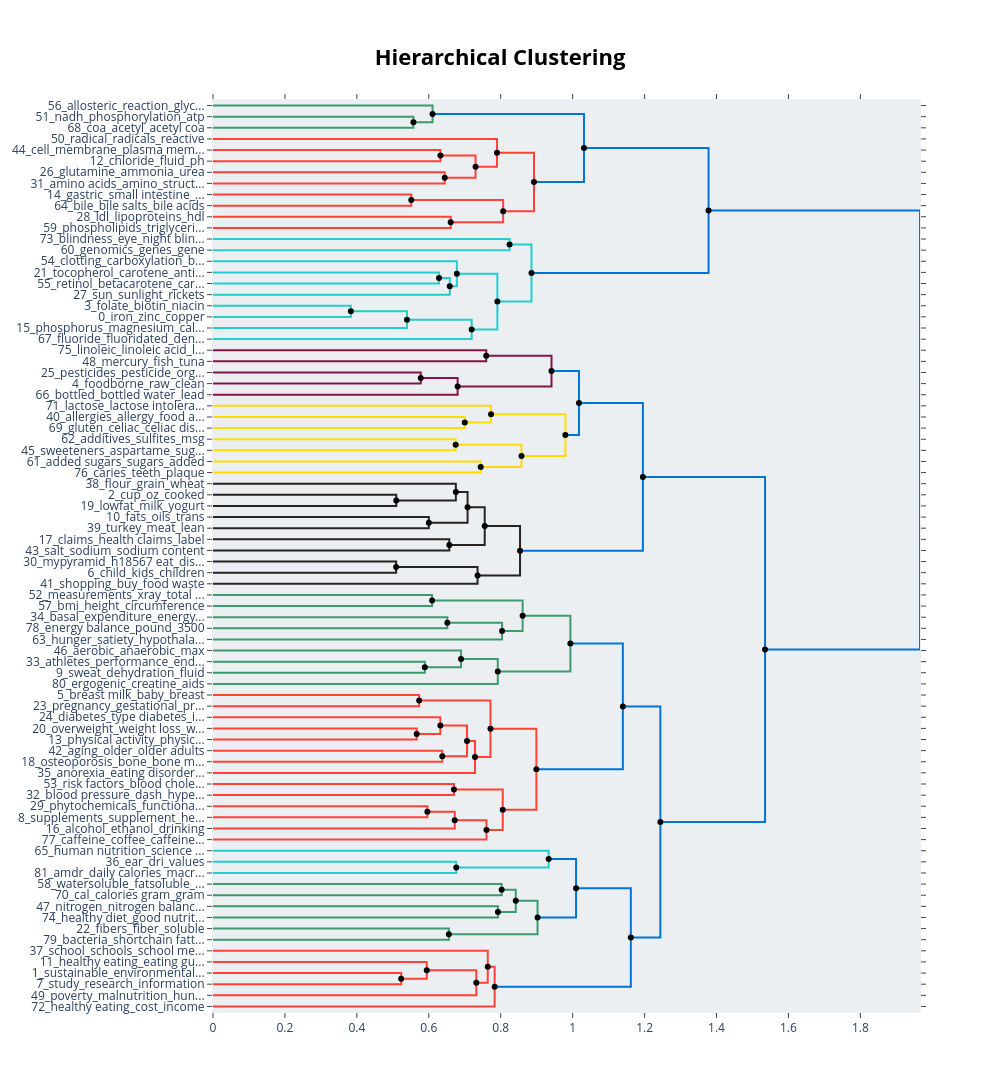

This figure's notebook cell:
### Code cell
# Interactive Plotly views, saved to notebooks/out/ and shown inline.
fig_h = topic_model.visualize_hierarchy(hierarchical_topics=hier)
fig_h.write_html(str(OUT / "bertopic_hierarchy.html"))
topic_model.visualize_topics().write_html(str(OUT / "bertopic_intertopic.html"))
topic_model.visualize_barchart(top_n_topics=12).write_html(str(OUT / "bertopic_barchart.html"))
print("saved 3 HTML views to", OUT)
fig_h

### Figure 1 — Plotly figure (JSON) as saved in the notebook; plotly's stock layout.template omitted (floating-point values rounded to 4 significant figures)
{"data": [{"hoverinfo": "text", "marker": {"color": "rgb(61,153,112)"}, "mode": "lines", "text": ["nadh_phosphorylation_atp_electron_electron transport", "", "", "coa_acetyl_acetyl coa_acyl_oxaloacetate"], "type": "scatter", "x": [0.0, 0.5572, 0.5572, 0.0], "xaxis": "x", "y": [-15.0, -15.0, -25.0, -25.0], "yaxis": "y"}, {"hoverinfo": "text", "marker": {"color": "rgb(61,153,112)"}, "mode": "lines", "text": ["allosteric_reaction_glycogen_amp_enzyme", "", "", "coa_atp_acetyl_nadh_phosphorylation"], "type": "scatter", "x": [0.0, 0.6105, 0.6105, 0.5572], "xaxis": "x", "y": [-5.0, -5.0, -20.0, -20.0], "yaxis": "y"}, {"hoverinfo": "text", "marker": {"color": "rgb(255,65,54)"}, "mode": "lines", "text": ["cell_membrane_plasma membrane_organelles_apparatus", "", "", "chloride_fluid_ph_ions_na"], "type": "scatter", "x": [0.0, 0.6324, 0.6324, 0.0], "xaxis": "x", "y": [-45.0, -45.0, -55.0, -55.0], "yaxis": "y"}, {"hoverinfo": "text", "marker": {"color": "rgb(255,65,54)"}, "mode": "lines", "text": ["glutamine_ammonia_urea_amino_glutamate", "", "", "amino acids_amino_structure_proteins_chains"], "type": "scatter", "x": [0.0, 0.6443, 0.6443, 0.0], "xaxis": "x", "y": [-65.0, -65.0, -75.0, -75.0], "yaxis": "y"}, {"hoverinfo": "text", "marker": {"color": "rgb(255,65,54)"}, "mode": "lines", "text": ["chloride_fluid_cell_ph_membrane", "", "", "amino_amino acids_glutamine_amino acid_ammonia"], "type": "scatter", "x": [0.6324, 0.73, 0.73, 0.6443], "xaxis": "x", "y": [-50.0, -50.0, -70.0, -70.0], "yaxis": "y"}, {"hoverinfo": "text", "marker": {"color": "rgb(255,65,54)"}, "mode": "lines", "text": ["radical_radicals_reactive_peroxide_hydrogen peroxide", "", "", "amino_amino acids_glutamine_proteins_amino acid"], "type": "scatter", "x": [0.0, 0.7896, 0.7896, 0.73], "xaxis": "x", "y": [-35.0, -35.0, -60.0, -60.0], "yaxis": "y"}, {"hoverinfo": "text", "marker": {"color": "rgb(255,65,54)"}, "mode": "lines", "text": ["gastric_small intestine_intestine_stomach_chyme", "", "", "bile_bile salts_bile acids_salts_gallbladder"], "type": "scatter", "x": [0.0, 0.5513, 0.5513, 0.0], "xaxis": "x", "y": [-85.0, -85.0, -95.0, -95.0], "yaxis": "y"}, {"hoverinfo": "text", "marker": {"color": "rgb(255,65,54)"}, "mode": "lines", "text": ["ldl_lipoproteins_hdl_lipoprotein_chylomicrons", "", "", "phospholipids_triglycerides_sterols_glycerol_lipids"], "type": "scatter", "x": [0.0, 0.6609, 0.6609, 0.0], "xaxis": "x", "y": [-105.0, -105.0, -115.0, -115.0], "yaxis": "y"}, {"hoverinfo": "text", "marker": {"color": "rgb(255,65,54)"}, "mode": "lines", "text": ["bile_gastric_small intestine_intestine_stomach", "", "", "ldl_lipoproteins_hdl_phospholipids_triglycerides"], "type": "scatter", "x": [0.5513, 0.8068, 0.8068, 0.6609], "xaxis": "x", "y": [-90.0, -90.0, -110.0, -110.0], "yaxis": "y"}, {"hoverinfo": "text", "marker": {"color": "rgb(255,65,54)"}, "mode": "lines", "text": ["amino_amino acids_glutamine_proteins_radical", "", "", "bile_ldl_small intestine_gastric_intestine"], "type": "scatter", "x": [0.7896, 0.8925, 0.8925, 0.8068], "xaxis": "x", "y": [-47.5, -47.5, -100.0, -100.0], "yaxis": "y"}, {"hoverinfo": "text", "marker": {"color": "rgb(0,116,217)"}, "mode": "lines", "text": ["atp_phosphorylation_reaction_coa_nadh", "", "", "amino_amino acids_bile_ldl_intestine"], "type": "scatter", "x": [0.6105, 1.032, 1.032, 0.8925], "xaxis": "x", "y": [-12.5, -12.5, -73.75, -73.75], "yaxis": "y"}, {"hoverinfo": "text", "marker": {"color": "rgb(35,205,205)"}, "mode": "lines", "text": ["blindness_eye_night blindness_vitamin deficiency_night", "", "", "genomics_genes_gene_jm_nutritional"], "type": "scatter", "x": [0.0, 0.8247, 0.8247, 0.0], "xaxis": "x", "y": [-125.0, -125.0, -135.0, -135.0], "yaxis": "y"}, {"hoverinfo": "text", "marker": {"color": "rgb(35,205,205)"}, "mode": "lines", "text": ["tocopherol_carotene_antioxidant_macular_macular degeneration", "", "", "retinol_betacarotene_carotenoids_retinoic_vitamin toxicity"], "type": "scatter", "x": [0.0, 0.6285, 0.6285, 0.0], "xaxis": "x", "y": [-155.0, -155.0, -165.0, -165.0], "yaxis": "y"}, {"hoverinfo": "text", "marker": {"color": "rgb(35,205,205)"}, "mode": "lines", "text": ["carotene_betacarotene_tocopherol_carotenoids_retinol", "", "", "sun_sunlight_rickets_iu_exposure"], "type": "scatter", "x": [0.6285, 0.6584, 0.6584, 0.0], "xaxis": "x", "y": [-160.0, -160.0, -175.0, -175.0], "yaxis": "y"}, {"hoverinfo": "text", "marker": {"color": "rgb(35,205,205)"}, "mode": "lines", "text": ["clotting_carboxylation_bleeding_factor_clot", "", "", "vitamin_carotene_iu_betacarotene_tocopherol"], "type": "scatter", "x": [0.0, 0.6781, 0.6781, 0.6584], "xaxis": "x", "y": [-145.0, -145.0, -167.5, -167.5], "yaxis": "y"}, {"hoverinfo": "text", "marker": {"color": "rgb(35,205,205)"}, "mode": "lines", "text": ["folate_biotin_niacin_vitamin 12_thiamin", "", "", "iron_zinc_copper_chromium_iodine"], "type": "scatter", "x": [0.0, 0.3833, 0.3833, 0.0], "xaxis": "x", "y": [-185.0, -185.0, -195.0, -195.0], "yaxis": "y"}, {"hoverinfo": "text", "marker": {"color": "rgb(35,205,205)"}, "mode": "lines", "text": ["iron_zinc_copper_deficiency_chromium", "", "", "phosphorus_magnesium_calcium_calcitriol_blood calcium"], "type": "scatter", "x": [0.3833, 0.5393, 0.5393, 0.0], "xaxis": "x", "y": [-190.0, -190.0, -205.0, -205.0], "yaxis": "y"}, {"hoverinfo": "text", "marker": {"color": "rgb(35,205,205)"}, "mode": "lines", "text": ["iron_zinc_copper_deficiency_absorption", "", "", "fluoride_fluoridated_dental_fluoridated water_teeth"], "type": "scatter", "x": [0.5393, 0.7192, 0.7192, 0.0], "xaxis": "x", "y": [-197.5, -197.5, -215.0, -215.0], "yaxis": "y"}, {"hoverinfo": "text", "marker": {"color": "rgb(35,205,205)"}, "mode": "lines", "text": ["vitamin_carotene_iu_betacarotene_tocopherol", "", "", "iron_zinc_copper_deficiency_absorption"], "type": "scatter", "x": [0.6781, 0.7907, 0.7907, 0.7192], "xaxis": "x", "y": [-156.2, -156.2, -206.2, -206.2], "yaxis": "y"}, {"hoverinfo": "text", "marker": {"color": "rgb(35,205,205)"}, "mode": "lines", "text": ["genomics_genes_gene_blindness_eye", "", "", "iron_zinc_copper_deficiency_nutr"], "type": "scatter", "x": [0.8247, 0.8855, 0.8855, 0.7907], "xaxis": "x", "y": [-130.0, -130.0, -181.2, -181.2], "yaxis": "y"}, {"hoverinfo": "text", "marker": {"color": "rgb(0,116,217)"}, "mode": "lines", "text": ["amino_amino acids_bile_membrane_ldl", "", "", "iron_zinc_deficiency_copper_nutr"], "type": "scatter", "x": [1.032, 1.378, 1.378, 0.8855], "xaxis": "x", "y": [-43.12, -43.12, -155.6, -155.6], "yaxis": "y"}, {"hoverinfo": "text", "marker": {"color": "rgb(133,20,75)"}, "mode": "lines", "text": ["linoleic_linoleic acid_linolenic_omega3_dha", "", "", "mercury_fish_tuna_seafood_mackerel"], "type": "scatter", "x": [0.0, 0.7598, 0.7598, 0.0], "xaxis": "x", "y": [-225.0, -225.0, -235.0, -235.0], "yaxis": "y"}, {"hoverinfo": "text", "marker": {"color": "rgb(133,20,75)"}, "mode": "lines", "text": ["pesticides_pesticide_organic_crops_genetically", "", "", "foodborne_raw_clean_illness_foodborne illness"], "type": "scatter", "x": [0.0, 0.5776, 0.5776, 0.0], "xaxis": "x", "y": [-245.0, -245.0, -255.0, -255.0], "yaxis": "y"}, {"hoverinfo": "text", "marker": {"color": "rgb(133,20,75)"}, "mode": "lines", "text": ["foodborne_raw_pesticides_pesticide_safety", "", "", "bottled_bottled water_lead_tap_water"], "type": "scatter", "x": [0.5776, 0.6801, 0.6801, 0.0], "xaxis": "x", "y": [-250.0, -250.0, -265.0, -265.0], "yaxis": "y"}, {"hoverinfo": "text", "marker": {"color": "rgb(133,20,75)"}, "mode": "lines", "text": ["mercury_fish_omega3_dha_omega3 fatty", "", "", "foodborne_raw_pesticides_safety_pesticide"], "type": "scatter", "x": [0.7598, 0.9412, 0.9412, 0.6801], "xaxis": "x", "y": [-230.0, -230.0, -257.5, -257.5], "yaxis": "y"}, {"hoverinfo": "text", "marker": {"color": "rgb(255,220,0)"}, "mode": "lines", "text": ["allergies_allergy_food allergies_allergen_food allergy", "", "", "gluten_celiac_celiac disease_glutenfree_gluten intolerance"], "type": "scatter", "x": [0.0, 0.7, 0.7, 0.0], "xaxis": "x", "y": [-285.0, -285.0, -295.0, -295.0], "yaxis": "y"}, {"hoverinfo": "text", "marker": {"color": "rgb(255,220,0)"}, "mode": "lines", "text": ["lactose_lactose intolerance_intolerance_lactase_whey", "", "", "gluten_allergy_allergies_food allergies_celiac"], "type": "scatter", "x": [0.0, 0.7731, 0.7731, 0.7], "xaxis": "x", "y": [-275.0, -275.0, -290.0, -290.0], "yaxis": "y"}, {"hoverinfo": "text", "marker": {"color": "rgb(255,220,0)"}, "mode": "lines", "text": ["additives_sulfites_msg_food additives_additive", "", "", "sweeteners_aspartame_sugar alcohols_intense_sweetener"], "type": "scatter", "x": [0.0, 0.6748, 0.6748, 0.0], "xaxis": "x", "y": [-305.0, -305.0, -315.0, -315.0], "yaxis": "y"}, {"hoverinfo": "text", "marker": {"color": "rgb(255,220,0)"}, "mode": "lines", "text": ["added sugars_sugars_added_sugar_added sugar", "", "", "caries_teeth_plaque_tooth_dental"], "type": "scatter", "x": [0.0, 0.7444, 0.7444, 0.0], "xaxis": "x", "y": [-325.0, -325.0, -335.0, -335.0], "yaxis": "y"}, {"hoverinfo": "text", "marker": {"color": "rgb(255,220,0)"}, "mode": "lines", "text": ["sweeteners_additives_aspartame_sulfites_msg", "", "", "caries_added sugars_sugars_teeth_dental"], "type": "scatter", "x": [0.6748, 0.8577, 0.8577, 0.7444], "xaxis": "x", "y": [-310.0, -310.0, -330.0, -330.0], "yaxis": "y"}, {"hoverinfo": "text", "marker": {"color": "rgb(255,220,0)"}, "mode": "lines", "text": ["gluten_lactose_allergy_intolerance_allergies", "", "", "sweeteners_additives_aspartame_sugar_caries"], "type": "scatter", "x": [0.7731, 0.9798, 0.9798, 0.8577], "xaxis": "x", "y": [-282.5, -282.5, -320.0, -320.0], "yaxis": "y"}, {"hoverinfo": "text", "marker": {"color": "rgb(0,116,217)"}, "mode": "lines", "text": ["foodborne_raw_pesticides_safety_pesticide", "", "", "lactose_gluten_sweeteners_allergy_intolerance"], "type": "scatter", "x": [0.9412, 1.018, 1.018, 0.9798], "xaxis": "x", "y": [-243.8, -243.8, -301.2, -301.2], "yaxis": "y"}, {"hoverinfo": "text", "marker": {"color": "rgb(40,35,35)"}, "mode": "lines", "text": ["cup_oz_cooked_sauce_cup cooked", "", "", "lowfat_milk_yogurt_cheese_calcium"], "type": "scatter", "x": [0.0, 0.5096, 0.5096, 0.0], "xaxis": "x", "y": [-355.0, -355.0, -365.0, -365.0], "yaxis": "y"}, {"hoverinfo": "text", "marker": {"color": "rgb(40,35,35)"}, "mode": "lines", "text": ["flour_grain_wheat_refined_grains", "", "", "cup_oz_cheese_cooked_sauce"], "type": "scatter", "x": [0.0, 0.6753, 0.6753, 0.5096], "xaxis": "x", "y": [-345.0, -345.0, -360.0, -360.0], "yaxis": "y"}, {"hoverinfo": "text", "marker": {"color": "rgb(40,35,35)"}, "mode": "lines", "text": ["fats_oils_trans_saturated_trans fats", "", "", "turkey_meat_lean_cuts_poultry"], "type": "scatter", "x": [0.0, 0.6001, 0.6001, 0.0], "xaxis": "x", "y": [-375.0, -375.0, -385.0, -385.0], "yaxis": "y"}, {"hoverinfo": "text", "marker": {"color": "rgb(40,35,35)"}, "mode": "lines", "text": ["cup_rice_oz_flour_bread", "", "", "fats_saturated_oils_trans_trans fats"], "type": "scatter", "x": [0.6753, 0.7078, 0.7078, 0.6001], "xaxis": "x", "y": [-352.5, -352.5, -380.0, -380.0], "yaxis": "y"}, {"hoverinfo": "text", "marker": {"color": "rgb(40,35,35)"}, "mode": "lines", "text": ["claims_health claims_label_nutrition facts_serving", "", "", "salt_sodium_sodium content_salty_table salt"], "type": "scatter", "x": [0.0, 0.657, 0.657, 0.0], "xaxis": "x", "y": [-395.0, -395.0, -405.0, -405.0], "yaxis": "y"}, {"hoverinfo": "text", "marker": {"color": "rgb(40,35,35)"}, "mode": "lines", "text": ["cup_rice_oz_flour_bread", "", "", "salt_claims_sodium_label_serving"], "type": "scatter", "x": [0.7078, 0.7555, 0.7555, 0.657], "xaxis": "x", "y": [-366.2, -366.2, -400.0, -400.0], "yaxis": "y"}, {"hoverinfo": "text", "marker": {"color": "rgb(40,35,35)"}, "mode": "lines", "text": ["mypyramid_h18567 eat_discretionary_discretionary calories_eat", "", "", "child_kids_children_snacks_offer"], "type": "scatter", "x": [0.0, 0.5092, 0.5092, 0.0], "xaxis": "x", "y": [-415.0, -415.0, -425.0, -425.0], "yaxis": "y"}, {"hoverinfo": "text", "marker": {"color": "rgb(40,35,35)"}, "mode": "lines", "text": ["child_kids_snacks_children_meals", "", "", "shopping_buy_food waste_shop_waste"], "type": "scatter", "x": [0.5092, 0.7357, 0.7357, 0.0], "xaxis": "x", "y": [-420.0, -420.0, -435.0, -435.0], "yaxis": "y"}, {"hoverinfo": "text", "marker": {"color": "rgb(40,35,35)"}, "mode": "lines", "text": ["cup_saturated_rice_fats_oz", "", "", "child_kids_snacks_meals_children"], "type": "scatter", "x": [0.7555, 0.8537, 0.8537, 0.7357], "xaxis": "x", "y": [-383.1, -383.1, -427.5, -427.5], "yaxis": "y"}, {"hoverinfo": "text", "marker": {"color": "rgb(0,116,217)"}, "mode": "lines", "text": ["foodborne_safety_lactose_raw_gluten", "", "", "cup_rice_saturated_cheese_lowfat"], "type": "scatter", "x": [1.018, 1.195, 1.195, 0.8537], "xaxis": "x", "y": [-272.5, -272.5, -405.3, -405.3], "yaxis": "y"}, {"hoverinfo": "text", "marker": {"color": "rgb(61,153,112)"}, "mode": "lines", "text": ["measurements_xray_total body_body composition_mass", "", "", "bmi_height_circumference_waist_lb"], "type": "scatter", "x": [0.0, 0.6092, 0.6092, 0.0], "xaxis": "x", "y": [-445.0, -445.0, -455.0, -455.0], "yaxis": "y"}, {"hoverinfo": "text", "marker": {"color": "rgb(61,153,112)"}, "mode": "lines", "text": ["basal_expenditure_energy expenditure_kcal_total energy", "", "", "energy balance_pound_3500_balance_negative energy"], "type": "scatter", "x": [0.0, 0.6516, 0.6516, 0.0], "xaxis": "x", "y": [-465.0, -465.0, -475.0, -475.0], "yaxis": "y"}, {"hoverinfo": "text", "marker": {"color": "rgb(61,153,112)"}, "mode": "lines", "text": ["expenditure_energy expenditure_basal_energy balance_energy", "", "", "hunger_satiety_hypothalamus_signals_appetite"], "type": "scatter", "x": [0.6516, 0.8038, 0.8038, 0.0], "xaxis": "x", "y": [-470.0, -470.0, -485.0, -485.0], "yaxis": "y"}, {"hoverinfo": "text", "marker": {"color": "rgb(61,153,112)"}, "mode": "lines", "text": ["bmi_measurements_mass_body composition_body fat", "", "", "expenditure_energy expenditure_basal_energy balance_energy"], "type": "scatter", "x": [0.6092, 0.8609, 0.8609, 0.8038], "xaxis": "x", "y": [-450.0, -450.0, -477.5, -477.5], "yaxis": "y"}, {"hoverinfo": "text", "marker": {"color": "rgb(61,153,112)"}, "mode": "lines", "text": ["athletes_performance_endurance_training_competition", "", "", "sweat_dehydration_fluid_sports drinks_water"], "type": "scatter", "x": [0.0, 0.589, 0.589, 0.0], "xaxis": "x", "y": [-505.0, -505.0, -515.0, -515.0], "yaxis": "y"}, {"hoverinfo": "text", "marker": {"color": "rgb(61,153,112)"}, "mode": "lines", "text": ["aerobic_anaerobic_max_intensity_exercise", "", "", "sweat_athletes_sports_dehydration_sports drinks"], "type": "scatter", "x": [0.0, 0.6898, 0.6898, 0.589], "xaxis": "x", "y": [-495.0, -495.0, -510.0, -510.0], "yaxis": "y"}, {"hoverinfo": "text", "marker": {"color": "rgb(61,153,112)"}, "mode": "lines", "text": ["athletes_sports_sweat_exercise_dehydration", "", "", "ergogenic_creatine_aids_banned_steroids"], "type": "scatter", "x": [0.6898, 0.7918, 0.7918, 0.0], "xaxis": "x", "y": [-502.5, -502.5, -525.0, -525.0], "yaxis": "y"}, {"hoverinfo": "text", "marker": {"color": "rgb(61,153,112)"}, "mode": "lines", "text": ["bmi_expenditure_energy expenditure_basal_energy balance", "", "", "athletes_sports_performance_sweat_exercise"], "type": "scatter", "x": [0.8609, 0.9937, 0.9937, 0.7918], "xaxis": "x", "y": [-463.8, -463.8, -513.8, -513.8], "yaxis": "y"}, {"hoverinfo": "text", "marker": {"color": "rgb(255,65,54)"}, "mode": "lines", "text": ["breast milk_baby_breast_breastfeeding_formula", "", "", "pregnancy_gestational_pregnant_fetus_gain"], "type": "scatter", "x": [0.0, 0.5732, 0.5732, 0.0], "xaxis": "x", "y": [-535.0, -535.0, -545.0, -545.0], "yaxis": "y"}, {"hoverinfo": "text", "marker": {"color": "rgb(255,65,54)"}, "mode": "lines", "text": ["overweight_weight loss_weight_obesity_obese", "", "", "physical activity_physical_activity_minutes_activities"], "type": "scatter", "x": [0.0, 0.5664, 0.5664, 0.0], "xaxis": "x", "y": [-565.0, -565.0, -575.0, -575.0], "yaxis": "y"}, {"hoverinfo": "text", "marker": {"color": "rgb(255,65,54)"}, "mode": "lines", "text": ["diabetes_type diabetes_insulin_blood glucose_blood sugar", "", "", "physical activity_physical_activity_minutes_fitness"], "type": "scatter", "x": [0.0, 0.6322, 0.6322, 0.5664], "xaxis": "x", "y": [-555.0, -555.0, -570.0, -570.0], "yaxis": "y"}, {"hoverinfo": "text", "marker": {"color": "rgb(255,65,54)"}, "mode": "lines", "text": ["aging_older_older adults_muscle mass_elderly", "", "", "osteoporosis_bone_bone mass_bone loss_estrogen"], "type": "scatter", "x": [0.0, 0.6377, 0.6377, 0.0], "xaxis": "x", "y": [-585.0, -585.0, -595.0, -595.0], "yaxis": "y"}, {"hoverinfo": "text", "marker": {"color": "rgb(255,65,54)"}, "mode": "lines", "text": ["diabetes_type diabetes_physical activity_physical_activity", "", "", "osteoporosis_bone_bone mass_bone loss_estrogen"], "type": "scatter", "x": [0.6322, 0.7063, 0.7063, 0.6377], "xaxis": "x", "y": [-562.5, -562.5, -590.0, -590.0], "yaxis": "y"}, {"hoverinfo": "text", "marker": {"color": "rgb(255,65,54)"}, "mode": "lines", "text": ["diabetes_physical activity_osteoporosis_physical_type diabetes", "", "", "anorexia_eating disorder_eating disorders_disorder_disorders"], "type": "scatter", "x": [0.7063, 0.7285, 0.7285, 0.0], "xaxis": "x", "y": [-576.2, -576.2, -605.0, -605.0], "yaxis": "y"}, {"hoverinfo": "text", "marker": {"color": "rgb(255,65,54)"}, "mode": "lines", "text": ["baby_breast milk_breast_breastfeeding_infant", "", "", "diabetes_physical activity_anorexia_osteoporosis_physical"], "type": "scatter", "x": [0.5732, 0.7715, 0.7715, 0.7285], "xaxis": "x", "y": [-540.0, -540.0, -590.6, -590.6], "yaxis": "y"}, {"hoverinfo": "text", "marker": {"color": "rgb(255,65,54)"}, "mode": "lines", "text": ["risk factors_blood cholesterol_heart_cholesterol_factors", "", "", "blood pressure_dash_hypertension_pressure_potassium"], "type": "scatter", "x": [0.0, 0.67, 0.67, 0.0], "xaxis": "x", "y": [-615.0, -615.0, -625.0, -625.0], "yaxis": "y"}, {"hoverinfo": "text", "marker": {"color": "rgb(255,65,54)"}, "mode": "lines", "text": ["phytochemicals_functional_functional foods_phytonutrients_blueberries", "", "", "supplements_supplement_herbal_dietary supplements_drugs"], "type": "scatter", "x": [0.0, 0.5961, 0.5961, 0.0], "xaxis": "x", "y": [-635.0, -635.0, -645.0, -645.0], "yaxis": "y"}, {"hoverinfo": "text", "marker": {"color": "rgb(255,65,54)"}, "mode": "lines", "text": ["supplements_supplement_herbal_dietary supplements_phytochemicals", "", "", "alcohol_ethanol_drinking_wine_alcoholic"], "type": "scatter", "x": [0.5961, 0.6722, 0.6722, 0.0], "xaxis": "x", "y": [-640.0, -640.0, -655.0, -655.0], "yaxis": "y"}, {"hoverinfo": "text", "marker": {"color": "rgb(255,65,54)"}, "mode": "lines", "text": ["alcohol_supplements_wine_supplement_drinking", "", "", "caffeine_coffee_caffeine intake_parkinsons disease_caffeinated"], "type": "scatter", "x": [0.6722, 0.7604, 0.7604, 0.0], "xaxis": "x", "y": [-647.5, -647.5, -665.0, -665.0], "yaxis": "y"}, {"hoverinfo": "text", "marker": {"color": "rgb(255,65,54)"}, "mode": "lines", "text": ["blood pressure_hypertension_pressure_dash_potassium", "", "", "alcohol_caffeine_supplements_wine_drinking"], "type": "scatter", "x": [0.67, 0.8056, 0.8056, 0.7604], "xaxis": "x", "y": [-620.0, -620.0, -656.2, -656.2], "yaxis": "y"}, {"hoverinfo": "text", "marker": {"color": "rgb(255,65,54)"}, "mode": "lines", "text": ["baby_breast milk_diabetes_breast_breastfeeding", "", "", "alcohol_blood pressure_supplements_caffeine_drinking"], "type": "scatter", "x": [0.7715, 0.8992, 0.8992, 0.8056], "xaxis": "x", "y": [-565.3, -565.3, -638.1, -638.1], "yaxis": "y"}, {"hoverinfo": "text", "marker": {"color": "rgb(0,116,217)"}, "mode": "lines", "text": ["athletes_bmi_sports_expenditure_energy expenditure", "", "", "baby_diabetes_breast_breast milk_alcohol"], "type": "scatter", "x": [0.9937, 1.14, 1.14, 0.8992], "xaxis": "x", "y": [-488.8, -488.8, -601.7, -601.7], "yaxis": "y"}, {"hoverinfo": "text", "marker": {"color": "rgb(35,205,205)"}, "mode": "lines", "text": ["ear_dri_values_nutrient_rda", "", "", "amdr_daily calories_macronutrient_acceptable_ranges"], "type": "scatter", "x": [0.0, 0.6764, 0.6764, 0.0], "xaxis": "x", "y": [-685.0, -685.0, -695.0, -695.0], "yaxis": "y"}, {"hoverinfo": "text", "marker": {"color": "rgb(35,205,205)"}, "mode": "lines", "text": ["human nutrition_science human_mnoa food_hawaii mnoa_mnoa", "", "", "amdr_dri_ear_rda_values"], "type": "scatter", "x": [0.0, 0.9334, 0.9334, 0.6764], "xaxis": "x", "y": [-675.0, -675.0, -690.0, -690.0], "yaxis": "y"}, {"hoverinfo": "text", "marker": {"color": "rgb(61,153,112)"}, "mode": "lines", "text": ["watersoluble_fatsoluble_watersoluble vitamins_vitamins_fatsoluble vitamins", "", "", "cal_calories gram_gram_macronutrients_energyyielding"], "type": "scatter", "x": [0.0, 0.8027, 0.8027, 0.0], "xaxis": "x", "y": [-705.0, -705.0, -715.0, -715.0], "yaxis": "y"}, {"hoverinfo": "text", "marker": {"color": "rgb(61,153,112)"}, "mode": "lines", "text": ["nitrogen_nitrogen balance_essential amino_protein_digestibility", "", "", "healthy diet_good nutrition_means eating_pattern_nourish"], "type": "scatter", "x": [0.0, 0.7922, 0.7922, 0.0], "xaxis": "x", "y": [-725.0, -725.0, -735.0, -735.0], "yaxis": "y"}, {"hoverinfo": "text", "marker": {"color": "rgb(61,153,112)"}, "mode": "lines", "text": ["fatsoluble_watersoluble_watersoluble vitamins_vitamins_fatsoluble vitamins", "", "", "nitrogen_nitrogen balance_essential amino_protein_digestibility"], "type": "scatter", "x": [0.8027, 0.8418, 0.8418, 0.7922], "xaxis": "x", "y": [-710.0, -710.0, -730.0, -730.0], "yaxis": "y"}, {"hoverinfo": "text", "marker": {"color": "rgb(61,153,112)"}, "mode": "lines", "text": ["fibers_fiber_soluble_cellulose_insoluble", "", "", "bacteria_shortchain fatty_probiotics_shortchain_probiotic"], "type": "scatter", "x": [0.0, 0.6558, 0.6558, 0.0], "xaxis": "x", "y": [-745.0, -745.0, -755.0, -755.0], "yaxis": "y"}, {"hoverinfo": "text", "marker": {"color": "rgb(61,153,112)"}, "mode": "lines", "text": ["nitrogen_watersoluble_fatsoluble_nitrogen balance_vitamins", "", "", "fibers_fiber_soluble_cellulose_insoluble"], "type": "scatter", "x": [0.8418, 0.9023, 0.9023, 0.6558], "xaxis": "x", "y": [-720.0, -720.0, -750.0, -750.0], "yaxis": "y"}, {"hoverinfo": "text", "marker": {"color": "rgb(0,116,217)"}, "mode": "lines", "text": ["amdr_dri_ear_rda_values", "", "", "fibers_fiber_nitrogen_soluble_cellulose"], "type": "scatter", "x": [0.9334, 1.009, 1.009, 0.9023], "xaxis": "x", "y": [-682.5, -682.5, -735.0, -735.0], "yaxis": "y"}, {"hoverinfo": "text", "marker": {"color": "rgb(255,65,54)"}, "mode": "lines", "text": ["sustainable_environmental_land_policy_2013", "", "", "study_research_information_studies_scientific"], "type": "scatter", "x": [0.0, 0.5232, 0.5232, 0.0], "xaxis": "x", "y": [-785.0, -785.0, -795.0, -795.0], "yaxis": "y"}, {"hoverinfo": "text", "marker": {"color": "rgb(255,65,54)"}, "mode": "lines", "text": ["healthy eating_eating guidelines_guidelines_ireland_revised", "", "", "sustainable_environmental_land_policy_2013"], "type": "scatter", "x": [0.0, 0.5944, 0.5944, 0.5232], "xaxis": "x", "y": [-775.0, -775.0, -790.0, -790.0], "yaxis": "y"}, {"hoverinfo": "text", "marker": {"color": "rgb(255,65,54)"}, "mode": "lines", "text": ["sustainable_environmental_policy_land_2013", "", "", "poverty_malnutrition_hunger_insecurity_food insecurity"], "type": "scatter", "x": [0.5944, 0.7322, 0.7322, 0.0], "xaxis": "x", "y": [-782.5, -782.5, -805.0, -805.0], "yaxis": "y"}, {"hoverinfo": "text", "marker": {"color": "rgb(255,65,54)"}, "mode": "lines", "text": ["school_schools_school meals_regulations_vending", "", "", "sustainable_environmental_policy_land_research"], "type": "scatter", "x": [0.0, 0.764, 0.764, 0.7322], "xaxis": "x", "y": [-765.0, -765.0, -793.8, -793.8], "yaxis": "y"}, {"hoverinfo": "text", "marker": {"color": "rgb(255,65,54)"}, "mode": "lines", "text": ["sustainable_environmental_policy_2013_land", "", "", "healthy eating_cost_income_cheaper_affordable"], "type": "scatter", "x": [0.764, 0.7831, 0.7831, 0.0], "xaxis": "x", "y": [-779.4, -779.4, -815.0, -815.0], "yaxis": "y"}, {"hoverinfo": "text", "marker": {"color": "rgb(0,116,217)"}, "mode": "lines", "text": ["fiber_fibers_nitrogen_soluble_amdr", "", "", "sustainable_environmental_policy_healthy eating_2013"], "type": "scatter", "x": [1.009, 1.162, 1.162, 0.7831], "xaxis": "x", "y": [-708.8, -708.8, -797.2, -797.2], "yaxis": "y"}, {"hoverinfo": "text", "marker": {"color": "rgb(0,116,217)"}, "mode": "lines", "text": ["physical_diabetes_exercise_physical activity_baby", "", "", "sustainable_environmental_policy_healthy eating_2013"], "type": "scatter", "x": [1.14, 1.244, 1.244, 1.162], "xaxis": "x", "y": [-545.2, -545.2, -753.0, -753.0], "yaxis": "y"}, {"hoverinfo": "text", "marker": {"color": "rgb(0,116,217)"}, "mode": "lines", "text": ["cup_cooked_cheese_rice_h18567", "", "", "physical_diabetes_physical activity_weight_exercise"], "type": "scatter", "x": [1.195, 1.535, 1.535, 1.244], "xaxis": "x", "y": [-338.9, -338.9, -649.1, -649.1], "yaxis": "y"}, {"hoverinfo": "text", "marker": {"color": "rgb(0,116,217)"}, "mode": "lines", "text": ["iron_zinc_deficiency_nutr_copper", "", "", "milk_cup_calories_physical_eating"], "type": "scatter", "x": [1.378, 1.966, 1.966, 1.535], "xaxis": "x", "y": [-99.38, -99.38, -494.0, -494.0], "yaxis": "y"}, {"hoverinfo": "text", "hovertext": ["chloride_fluid_cell_ph_membrane", "bile_gastric_small intestine_intestine_stomach", "amino_amino acids_glutamine_proteins_radical", "atp_phosphorylation_reaction_coa_nadh", "carotene_betacarotene_tocopherol_carotenoids_retinol", "iron_zinc_copper_deficiency_chromium", "iron_zinc_copper_deficiency_absorption", "vitamin_carotene_iu_betacarotene_tocopherol", "genomics_genes_gene_blindness_eye", "amino_amino acids_bile_membrane_ldl", "foodborne_raw_pesticides_pesticide_safety", "mercury_fish_omega3_dha_omega3 fatty", "sweeteners_additives_aspartame_sulfites_msg", "gluten_lactose_allergy_intolerance_allergies", "foodborne_raw_pesticides_safety_pesticide", "cup_rice_oz_flour_bread", "cup_rice_oz_flour_bread", "child_kids_snacks_children_meals", "cup_saturated_rice_fats_oz", "foodborne_safety_lactose_raw_gluten", "expenditure_energy expenditure_basal_energy balance_energy", "bmi_measurements_mass_body composition_body fat", "athletes_sports_sweat_exercise_dehydration", "bmi_expenditure_energy expenditure_basal_energy balance", "diabetes_type diabetes_physical activity_physical_activity", "diabetes_physical activity_osteoporosis_physical_type diabetes", "baby_breast milk_breast_breastfeeding_infant", "supplements_supplement_herbal_dietary supplements_phytochemicals", "alcohol_supplements_wine_supplement_drinking", "blood pressure_hypertension_pressure_dash_potassium", "baby_breast milk_diabetes_breast_breastfeeding", "athletes_bmi_sports_expenditure_energy expenditure", "fatsoluble_watersoluble_watersoluble vitamins_vitamins_fatsoluble vitamins", "nitrogen_watersoluble_fatsoluble_nitrogen balance_vitamins", "amdr_dri_ear_rda_values", "sustainable_environmental_policy_land_2013", "sustainable_environmental_policy_2013_land", "fiber_fibers_nitrogen_soluble_amdr", "physical_diabetes_exercise_physical activity_baby", "cup_cooked_cheese_rice_h18567", "iron_zinc_deficiency_nutr_copper"], "marker": {"color": "black"}, "mode": "markers", "showlegend": false, "type": "scatter", "x": [0.6324, 0.5513, 0.7896, 0.6105, 0.6285, 0.3833, 0.5393, 0.6781, 0.8247, 1.032, 0.5776, 0.7598, 0.6748, 0.7731, 0.9412, 0.6753, 0.7078, 0.5092, 0.7555, 1.018, 0.6516, 0.6092, 0.6898, 0.8609, 0.6322, 0.7063, 0.5732, 0.5961, 0.6722, 0.67, 0.7715, 0.9937, 0.8027, 0.8418, 0.9334, 0.5944, 0.764, 1.009, 1.14, 1.195, 1.378], "y": [-50, -90, -47.5, -12.5, -160, -190, -197.5, -156.2, -130, -43.12, -250, -230, -310, -282.5, -243.8, -352.5, -366.2, -420, -383.1, -272.5, -470, -450, -502.5, -463.8, -562.5, -576.2, -540, -640, -647.5, -620, -565.3, -488.8, -710, -720, -682.5, -782.5, -779.4, -708.8, -545.2, -338.9, -99.38]}, {"hoverinfo": "text", "hovertext": ["coa_atp_acetyl_nadh_phosphorylation", "amino_amino acids_glutamine_amino acid_ammonia", "amino_amino acids_glutamine_proteins_amino acid", "ldl_lipoproteins_hdl_phospholipids_triglycerides", "bile_ldl_small intestine_gastric_intestine", "amino_amino acids_bile_ldl_intestine", "vitamin_carotene_iu_betacarotene_tocopherol", "iron_zinc_copper_deficiency_absorption", "iron_zinc_copper_deficiency_nutr", "iron_zinc_deficiency_copper_nutr", "foodborne_raw_pesticides_safety_pesticide", "gluten_allergy_allergies_food allergies_celiac", "caries_added sugars_sugars_teeth_dental", "sweeteners_additives_aspartame_sugar_caries", "lactose_gluten_sweeteners_allergy_intolerance", "cup_oz_cheese_cooked_sauce", "fats_saturated_oils_trans_trans fats", "salt_claims_sodium_label_serving", "child_kids_snacks_meals_children", "cup_rice_saturated_cheese_lowfat", "expenditure_energy expenditure_basal_energy balance_energy", "sweat_athletes_sports_dehydration_sports drinks", "athletes_sports_performance_sweat_exercise", "physical activity_physical_activity_minutes_fitness", "osteoporosis_bone_bone mass_bone loss_estrogen", "diabetes_physical activity_anorexia_osteoporosis_physical", "alcohol_caffeine_supplements_wine_drinking", "alcohol_blood pressure_supplements_caffeine_drinking", "baby_diabetes_breast_breast milk_alcohol", "amdr_dri_ear_rda_values", "nitrogen_nitrogen balance_essential amino_protein_digestibility", "fibers_fiber_soluble_cellulose_insoluble", "fibers_fiber_nitrogen_soluble_cellulose", "sustainable_environmental_land_policy_2013", "sustainable_environmental_policy_land_research", "sustainable_environmental_policy_healthy eating_2013", "sustainable_environmental_policy_healthy eating_2013", "physical_diabetes_physical activity_weight_exercise", "milk_cup_calories_physical_eating"], "marker": {"color": "black"}, "mode": "markers", "showlegend": false, "type": "scatter", "x": [0.5572, 0.6443, 0.73, 0.6609, 0.8068, 0.8925, 0.6584, 0.7192, 0.7907, 0.8855, 0.6801, 0.7, 0.7444, 0.8577, 0.9798, 0.5096, 0.6001, 0.657, 0.7357, 0.8537, 0.8038, 0.589, 0.7918, 0.5664, 0.6377, 0.7285, 0.7604, 0.8056, 0.8992, 0.6764, 0.7922, 0.6558, 0.9023, 0.5232, 0.7322, 0.7831, 1.162, 1.244, 1.535], "y": [-20, -70, -60, -110, -100, -73.75, -167.5, -206.2, -181.2, -155.6, -257.5, -290, -330, -320, -301.2, -360, -380, -400, -427.5, -405.3, -477.5, -510, -513.8, -570, -590, -590.6, -656.2, -638.1, -601.7, -690, -730, -750, -735, -790, -793.8, -797.2, -753.0, -649.1, -494.0]}], "layout": {"autosize": false, "height": 1430, "hoverlabel": {"bgcolor": "white", "font": {"family": "Rockwell", "size": 16}}, "hovermode": "closest", "plot_bgcolor": "#ECEFF1", "showlegend": false, "title": {"font": {"color": "Black", "size": 22}, "text": "<b>Hierarchical Clustering</b>", "x": 0.5, "xanchor": "center", "yanchor": "top"}, "width": 1000, "xaxis": {"mirror": "allticks", "rangemode": "tozero", "showgrid": false, "showline": true, "showticklabels": true, "ticks": "outside", "type": "linear", "zeroline": false}, "yaxis": {"mirror": "allticks", "range": [-820, 0], "rangemode": "tozero", "showgrid": false, "showline": true, "showticklabels": true, "tickmode": "array", "ticks": "outside", "ticktext": ["56_allosteric_reaction_glyc...", "51_nadh_phosphorylation_atp", "68_coa_acetyl_acetyl coa", "50_radical_radicals_reactive", "44_cell_membrane_plasma mem...", "12_chloride_fluid_ph", "26_glutamine_ammonia_urea", "31_amino acids_amino_struct...", "14_gastric_small intestine_...", "64_bile_bile salts_bile acids", "28_ldl_lipoproteins_hdl", "59_phospholipids_triglyceri...", "73_blindness_eye_night blin...", "60_genomics_genes_gene", "54_clotting_carboxylation_b...", "21_tocopherol_carotene_anti...", "55_retinol_betacarotene_car...", "27_sun_sunlight_rickets", "3_folate_biotin_niacin", "0_iron_zinc_copper", "15_phosphorus_magnesium_cal...", "67_fluoride_fluoridated_den...", "75_linoleic_linoleic acid_l...", "48_mercury_fish_tuna", "25_pesticides_pesticide_org...", "4_foodborne_raw_clean", "66_bottled_bottled water_lead", "71_lactose_lactose intolera...", "40_allergies_allergy_food a...", "69_gluten_celiac_celiac dis...", "62_additives_sulfites_msg", "45_sweeteners_aspartame_sug...", "61_added sugars_sugars_added", "76_caries_teeth_plaque", "38_flour_grain_wheat", "2_cup_oz_cooked", "19_lowfat_milk_yogurt", "10_fats_oils_trans", "39_turkey_meat_lean", "17_claims_health claims_label", "43_salt_sodium_sodium content", "30_mypyramid_h18567 eat_dis...", "6_child_kids_children", "41_shopping_buy_food waste", "52_measurements_xray_total ...", "57_bmi_height_circumference", "34_basal_expenditure_energy...", "78_energy balance_pound_3500", "63_hunger_satiety_hypothala...", "46_aerobic_anaerobic_max", "33_athletes_performance_end...", "9_sweat_dehydration_fluid", "80_ergogenic_creatine_aids", "5_breast milk_baby_breast", "23_pregnancy_gestational_pr...", "24_diabetes_type diabetes_i...", "20_overweight_weight loss_w...", "13_physical activity_physic...", "42_aging_older_older adults", "18_osteoporosis_bone_bone m...", "35_anorexia_eating disorder...", "53_risk factors_blood chole...", "32_blood pressure_dash_hype...", "29_phytochemicals_functiona...", "8_supplements_supplement_he...", "16_alcohol_ethanol_drinking", "77_caffeine_coffee_caffeine...", "65_human nutrition_science ...", "36_ear_dri_values", "81_amdr_daily calories_macr...", "58_watersoluble_fatsoluble_...", "70_cal_calories gram_gram", "47_nitrogen_nitrogen balanc...", "74_healthy diet_good nutrit...", "22_fibers_fiber_soluble", "79_bacteria_shortchain fatt...", "37_school_schools_school me...", "11_healthy eating_eating gu...", "1_sustainable_environmental...", "7_study_research_information", "49_poverty_malnutrition_hun...", "72_healthy eating_cost_income"], "tickvals": [-5, -15, -25, -35, -45, -55, -65, -75, -85, -95, -105, -115, -125, -135, -145, -155, -165, -175, -185, -195, -205, -215, -225, -235, -245, -255, -265, -275, -285, -295, -305, -315, -325, -335, -345, -355, -365, -375, -385, -395, -405, -415, -425, -435, -445, -455, -465, -475, -485, -495, -505, -515, -525, -535, -545, -555, -565, -575, -585, -595, -605, -615, -625, -635, -645, -655, -665, -675, -685, -695, -705, -715, -725, -735, -745, -755, -765, -775, -785, -795, -805, -815], "type": "linear", "zeroline": false}}}
